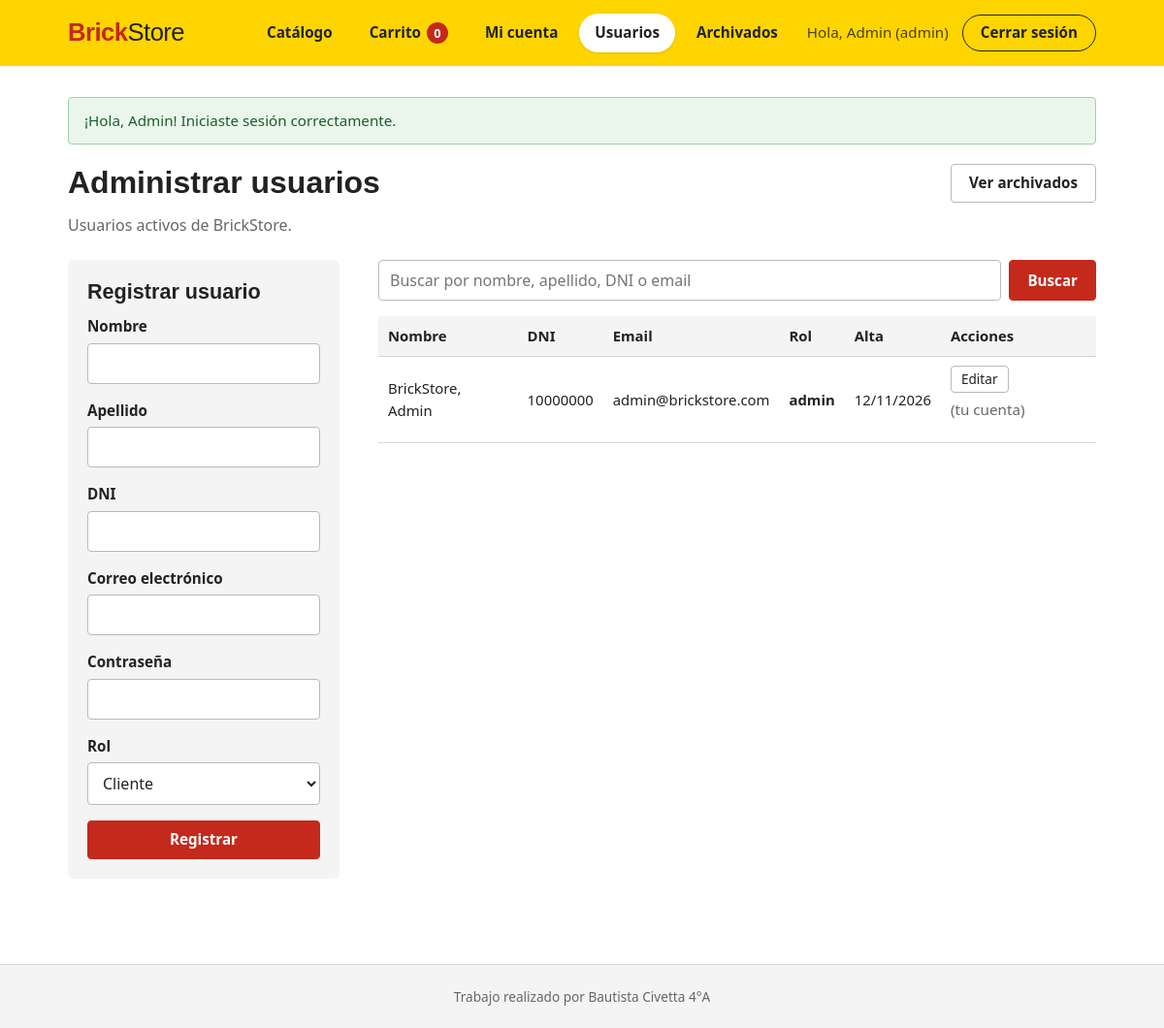
Page /admin_usuarios.php (signed in) on the committed database.
### tables this page shows
CREATE TABLE IF NOT EXISTS usuarios (
    id              INT UNSIGNED NOT NULL AUTO_INCREMENT,            
    nombre          VARCHAR(50)  NOT NULL,                           
    apellido        VARCHAR(50)  NOT NULL,                           
    dni             VARCHAR(10)  NOT NULL,                           
    email           VARCHAR(100) NOT NULL,                           
    password        VARCHAR(255) NOT NULL,                           
    rol             ENUM('cliente','admin') NOT NULL DEFAULT 'cliente',  
    fecha_creacion  DATETIME     NOT NULL DEFAULT CURRENT_TIMESTAMP,  
    fecha_archivado DATETIME     NULL     DEFAULT NULL,              
    PRIMARY KEY (id),
    UNIQUE KEY uq_usuarios_dni   (dni),                              
    UNIQUE KEY uq_usuarios_email (email)                             
);

### admin_usuarios.php (the view, shortened to what this page needs)
<?php
require_once 'includes/funciones.php';
$nuevo   = ['nombre' => '', 'apellido' => '', 'dni' => '', 'email' => '', 'rol' => 'cliente'];
$busqueda = is_string($_GET['q'] ?? null) ? trim($_GET['q']) : '';
$sql = 'SELECT id, nombre, apellido, dni, email, rol, fecha_creacion
        FROM usuarios
        WHERE fecha_archivado IS NULL';
$parametros = [];
$sql .= ' ORDER BY apellido, nombre';
$stmt = $pdo->prepare($sql);
$stmt->execute($parametros);
$usuarios = $stmt->fetchAll();
encabezado('Administrar usuarios');
?>
<div class="encabezado">
    <div>
        <h1>Administrar usuarios</h1>
        <p class="subtitulo">Usuarios activos de BrickStore.</p>
    </div>
    <a href="usuarios_archivados.php" class="btn btn-gris">Ver archivados</a>
</div>
<div class="grilla-admin">
    <section class="caja">
        <h2>Registrar usuario</h2>
        <form method="post" action="admin_usuarios.php" novalidate>
            <label>Nombre
                <input type="text" name="nombre" maxlength="50" required value="<?= e($nuevo['nombre']) ?>">
            </label>
            <label>Apellido
                <input type="text" name="apellido" maxlength="50" required value="<?= e($nuevo['apellido']) ?>">
            </label>
            <label>DNI
                <input type="text" name="dni" inputmode="numeric" maxlength="8" required value="<?= e($nuevo['dni']) ?>">
            </label>
            <label>Correo electrónico
                <input type="email" name="email" maxlength="100" required value="<?= e($nuevo['email']) ?>">
            </label>
            <label>Contraseña
                <input type="password" name="password" minlength="8" maxlength="72" required>
            </label>
            <label>Rol
                <select name="rol">
                    <option value="cliente" <?= $nuevo['rol'] === 'cliente' ? 'selected' : '' ?>>Cliente</option>
                </select>
            </label>
            <button type="submit" class="btn btn-amarillo btn-bloque">Registrar</button>
        </form>
    </section>
    <section class="caja">
        <form method="get" action="admin_usuarios.php" class="buscador">
            <input type="search" name="q" placeholder="Buscar por nombre, apellido, DNI o email"
                   value="<?= e($busqueda) ?>">
            <button type="submit" class="btn btn-azul">Buscar</button>
        </form>
        <?php if (!$usuarios): ?>
            <div class="alerta alerta-info">
                <?= $busqueda !== '' ? 'No se encontraron usuarios que coincidan con la búsqueda.' : 'Todavía no hay usuarios activos.' ?>
            </div>
        <?php else: ?>
            <div class="tabla-scroll">
                <table class="tabla">
                    <thead>
                        <tr>
                            <th>Nombre</th><th>DNI</th><th>Email</th><th>Rol</th><th>Alta</th><th>Acciones</th>
                        </tr>
                    </thead>
                    <tbody>
                    <?php foreach ($usuarios as $u): ?>
                        <tr>
                            <td><?= e($u['apellido'] . ', ' . $u['nombre']) ?></td>
                            <td><?= e($u['dni']) ?></td>
                            <td><?= e($u['email']) ?></td>
                            <td><span class="chip chip-<?= e($u['rol']) ?>"><?= e($u['rol']) ?></span></td>
                            <td><?= e(date('d/m/Y', strtotime($u['fecha_creacion']))) ?></td>
                            <td><div class="acciones-tabla">
                                <a href="editar_usuario.php?id=<?= (int) $u['id'] ?>" class="btn btn-azul btn-chico">Editar</a>
                                <?php if ((int) $u['id'] !== (int) $_SESSION['usuario_id']): ?>
                                    <form method="post" action="archivar_usuario.php"
                                          data-confirmar="¿Archivar a <?= e($u['nombre'] . ' ' . $u['apellido']) ?>?"
                                          onsubmit="return confirm(this.dataset.confirmar);">
                                        <?= campoCsrf() ?>
                                        <input type="hidden" name="id" value="<?= (int) $u['id'] ?>">
                                        <button type="submit" class="btn btn-rojo btn-chico">Archivar</button>
                                    </form>
                                <?php else: ?>
                                    <span class="info">(tu cuenta)</span>
                                <?php endif; ?>
                            </div></td>
                        </tr>
                    <?php endforeach; ?>
                    </tbody>
                </table>
            </div>
        <?php endif; ?>
    </section>
</div>
<?php pie(); ?>

### includes/plantilla.php (shortened to what this page needs)
<?php
function claseActiva(string $archivo): string
{
    return $archivo === basename($_SERVER['PHP_SELF']) ? ' class="activo"' : '';
}
function encabezado(string $titulo): void
{
?>
<!DOCTYPE html>
<html lang="es">
<head>
    <link rel="stylesheet" href="css/styles.css?v=<?= filemtime(__DIR__ . '/../css/styles.css') ?>">
</head>
<body>
<header class="barra">
    <a href="index.php" class="logo">Brick<span>Store</span></a>
    <nav class="menu">
        <a href="index.php#catalogo">Catálogo</a>
        <a href="carrito.php"<?= claseActiva('carrito.php') ?>>Carrito <span class="contador"><?= unidadesEnCarrito() ?></span></a>
        <?php if (!estaLogueado()): ?>
            <a href="login.php"<?= claseActiva('login.php') ?>>Iniciar sesión</a>
            <a href="registro.php" class="btn btn-amarillo">Crear cuenta</a>
        <?php else: ?>
            <a href="panel.php"<?= claseActiva('panel.php') ?>>Mi cuenta</a>
            <?php if (esAdmin()): ?>
                <a href="admin_usuarios.php"<?= claseActiva('admin_usuarios.php') ?>>Usuarios</a>
                <a href="usuarios_archivados.php"<?= claseActiva('usuarios_archivados.php') ?>>Archivados</a>
            <?php endif; ?>
            <span class="saludo">Hola, <?= e($_SESSION['nombre']) ?><?= esAdmin() ? ' (admin)' : '' ?></span>
            <a href="cerrar_sesion.php" class="btn btn-gris">Cerrar sesión</a>
        <?php endif; ?>
    </nav>
</header>
<main class="contenedor">
    <?php mostrarFlash(); ?>
<?php
}
function pie(): void
{
?>
</main>
<footer class="pie">
    <p>Trabajo realizado por Bautista Civetta 4°A</p>
</footer>
</body>
</html>
<?php
}

### includes/funciones.php (shortened to what this page needs)
<?php
function e($texto): string
{
    return htmlspecialchars((string) $texto, ENT_QUOTES, 'UTF-8');
}
function mostrarFlash(): void
{
    foreach ($_SESSION['flash'] as $f) {
        echo '<div class="alerta alerta-' . e($f['tipo']) . '">' . e($f['mensaje']) . '</div>';
    }
}
function estaLogueado(): bool
{
    return isset($_SESSION['usuario_id']);
}
function esAdmin(): bool
{
    return estaLogueado() && ($_SESSION['rol'] ?? '') === 'admin';
}
function unidadesEnCarrito(): int
{
    return array_sum($_SESSION['carrito'] ?? []);
}
require_once __DIR__ . '/plantilla.php';

### rows in the picture
usuarios: apellido+nombre "BrickStore, Admin", dni "10000000", email "admin@brickstore.com", rol "admin", fecha_creacion "12/11/2026", shows "(tu cuenta)"

### other values in the picture
unidadesEnCarrito() "0"
$_SESSION['nombre'] "Admin"
$f['mensaje'] "¡Hola, Admin! Iniciaste sesión correctamente."
